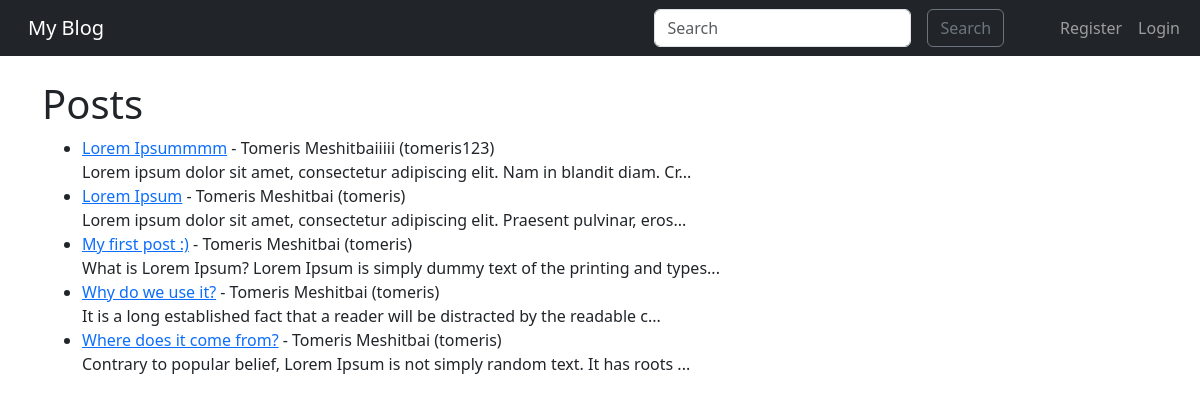
The app's page /, older data.
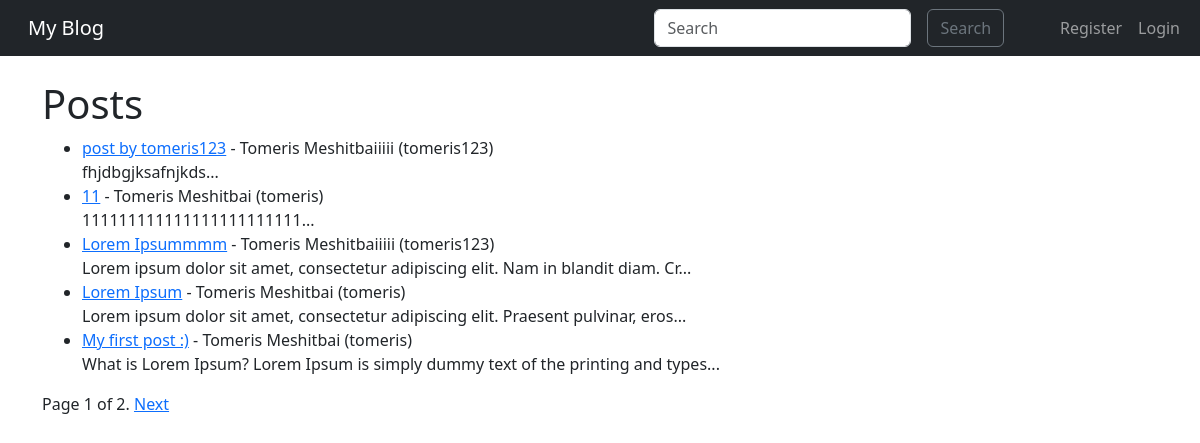
The same page, newer data.
### blog/models.py (models this page shows, shortened)
class Post(models.Model):
    title = models.CharField(max_length=255)
    content = models.TextField()
    author = models.ForeignKey(User,on_delete=models.CASCADE)
    created_at = models.DateTimeField(auto_now_add=True)

### blog/views.py (the view)
# urls.py: path('', Home.as_view(), name = "home"),
class Home(ListView):
    model = Post
    template_name = 'home.html'
    ordering = ['-created_at']
    paginate_by = 5
    def get_queryset(self):
        query = self.request.GET.get('q')
        if query:
            return Post.objects.filter(Q(title__icontains=query) | Q(content__icontains=query)).distinct()
        return Post.objects.all().order_by('-created_at')

### blog/templates/home.html (shortened to what this page needs)
{% extends "base.html" %}
{% block content %}
<h1>Posts</h1>
{% if object_list %}
    <ul>
    {% for post in object_list %}
        <li>
            <a href="{% url 'post-detail' post.pk %}">{{ post.title }}</a> -
            {{ post.author.first_name }} {{ post.author.last_name }} ({{post.author.username}})<br/>
            {{ post.content|slice:":80" }}...
        </li>
    {% endfor %}
    </ul>
    <div class="pagination">
      <span class="step-links">
          {% if is_paginated %}
              <span class="current">
                  Page {{ page_obj.number }} of {{ page_obj.paginator.num_pages }}.
              </span>
              {% if page_obj.has_next %}
                  <a href="?page={{ page_obj.next_page_number }}">Next</a>
              {% endif %}
          {% endif %}
      </span>
  </div>
{% else %}
    <p>No posts available.</p>
{% endif %}
{% endblock %}

Row changes from the older to the newer data that the page shows:
no longer on this page (row unchanged): Post: title "Why do we use it?", author.first_name "Tomeris", author.last_name "Meshitbai", author.username "tomeris", content "It is a long established fact that a reader will be distracted by the readable c"
no longer on this page (row unchanged): Post: title "Where does it come from?", author.first_name "Tomeris", author.last_name "Meshitbai", author.username "tomeris", content "Contrary to popular belief, Lorem Ipsum is not simply random text. It has roots"
added Post: title "post by tomeris123", author.first_name "Tomeris", author.last_name "Meshitbaiiiii", author.username "tomeris123", content "fhjdbgjksafnjkds"
added Post: title "11", author.first_name "Tomeris", author.last_name "Meshitbai", author.username "tomeris", content "111111111111111111111111"
Text that changed along with them:
{{ page_obj.number }}: (not shown) → "1"
{{ page_obj.paginator.num_pages }}: (not shown) → "2"
text now shown: "Page of . Next"
